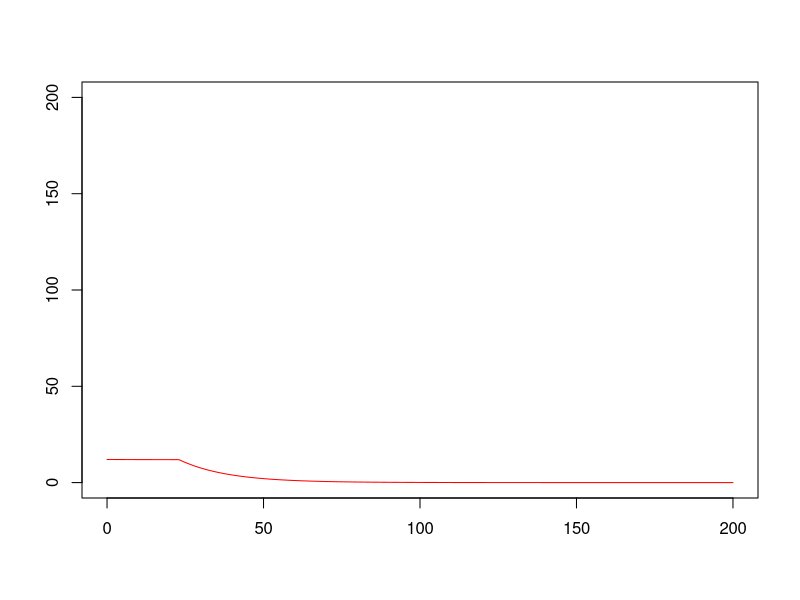

Source code (R): (Note: this script raises an error after producing the figure.)
# "Modified Gauss-Newton algorithm" to fit endoderm GRN model to transcriptomics data
# From "Recursive feedforward loops govern robust cell fate lockdown during C. elegans embryogenesis"
# by Chee Kiang Ewe, Erica M. Sommermann, Josh Kenchel, Sagen E. Flowers, Morris F. Maduro, and Joel H. Rothman
# UC Santa Barbara, UC Riverside, and UC Los Angeles
# Updated 2021 August 23 by Josh Kenchel
# jkenchel#ucsb.edu

# *** Recommended to run in R STUDIO to keep all plots in one window. ***
# Program takes parameter guesses, changes some parameter values randomly, runs model,
# calculates sum of squared differences, and keeps new values if less than previous sum of squares.
# Program iterates nGen times, changing parameter values with probability mu.
# New parameter values are drawn from normal distribution with mean of current value and SD of mutationSD multiplied by current value.

# IF RUNNING PROGRAM FOR FIRST TIME:
#   It should be okay to run as-is.
# IF ITERATING ON PREVIOUSLY EVOLVED VALUES STORED IN bestParamGuesses IN THE WORKSPACE:
#   1. Comment out the line setting the value of leastSquares to Infinite (line 22).
#   2. Comment out the line overwriting bestParamGuesses with paramNames and bestParams (line 81).

#Set least squares value to Infinite if this is the first time running the program in this workspace
#Otherwise comment this line out
leastSquares <- Inf

# Settings for evolution (fitting) of model parameters
nGen <- 100000 #number of generations (cycles)
mu <- 0.1 #probability that a parameter gets mutated to a new value

# Given mutation, the standard deviation (as a percent of current value) of the normal distribution
# with mean of the current value from which to draw a new value
mutationSD <- 0.1

# Parameter names described in the supplementary text and files
paramNames <- c("delta", #Native degradation rate
                "a1", #SKN-1 activation of med-2
                "a2", #SKN-1 activation of med-1
                "a3", #SKN-1 activation of end-3
                "a4", #SKN-1 activation of end-1
                "a5", #MED-2 activation of med-1
                "a6", #MED-2 activation of end-3
                "a7", #MED-1 activation of end-3
                "a8", #MED-1 activation of end-1
                "a9", #POP-1 activation of end-3
                "a10", #POP-1 activation of end-1
                "a11", #END-3 activation of end-1
                "a12", #END-3 activation of elt-7
                "a13", #END-1 activation of elt-7
                "a14", #END-1 activation of elt-2
                "a15", #ELT-7 activation of elt-2
                "f1", #ELT-7 feedback
                "f2", #ELT-2 feedback
                "theta1", #Threshold required for ELT-7 feedback (ppm)
                "theta2", #Threshold required for ELT-2 feedback (ppm)
                "tau") #Transcription-activation delay (min)

# Parameter values used in the paper and listed in the supplementary file
bestParams <- c(6.495486e-02, #Native degradation rate
                0.03355822, #SKN-1 activation of med-2
                1.133834e-02, #SKN-1 activation of med-1
                9.410882e-04, #SKN-1 activation of end-3
                3.349926e-03, #SKN-1 activation of end-1
                1.131746e-02, #MED-2 activation of med-1
                3.851698e-02, #MED-2 activation of end-3
                1.668760e-01, #MED-1 activation of end-3
                4.066604e-02, #MED-1 activation of end-1
                1.807724e-14, #POP-1 activation of end-3
                2.172160e-01, #POP-1 activation of end-1
                2.046978e-01, #END-3 activation of end-1
                9.070484e-02, #END-3 activation of elt-7
                4.421926e-02, #END-1 activation of elt-7
                3.277627e-02, #END-1 activation of elt-2
                4.232214e-02, #ELT-7 activation of elt-2
                2.227494e-02, #ELT-7 feedback
                1.944363e-01, #ELT-2 feedback
                4.422987e+02, #Threshold required for ELT-7 feedback (ppm)
                3.661148e+00, #Threshold required for ELT-2 feedback (ppm)
                3.314187e+01) #Transcription-activation delay (min)

#If this line is commented out, parameter guesses will be drawn from bestParamGuesses data frame in the workspace.
#If this is the first time running the program or you manually adjusted the parameter values in bestParams, leave this line in.
#If you are iterating on the values currently stored in bestParamGuesses, comment this line out.
bestParamGuesses <- data.frame(parameter = paramNames, guess = bestParams)

# This line draws the parameter values back out of the bestParamGuesses data frame (to allow for iteration)
bestParams <- bestParamGuesses[, "guess"]
nParams <- length(bestParams)

#Switches to make knockout mutants
#Currently not used -- leave as FALSE
skn1ko <- FALSE
pop1ko <- FALSE
med2ko <- FALSE
med1ko <- FALSE
end3ko <- FALSE
end1ko <- FALSE
elt7ko <- FALSE
elt2ko <- FALSE

# Time settings
tEnd <- 200 #min
dt <- 0.01 #time step for Euler approximation
nTimepoints <- tEnd/dt + 1
times <- seq(0, tEnd, by = dt)

#Initial conditions (ppm)
skn1_0 <- 23
pop1_0 <- 3
med2_0 <- 12
med1_0 <- 4
end3_0 <- 0
end1_0 <- 0
elt7_0 <- 0
elt2_0 <- 0

#SKN-1 and POP-1 settings for square wave
skn1offTime <- 23 #min
pop1onTime <- 23 #min
pop1offTime <- 41 #min

####################################################################################################

# Load transcriptomics data used to fit model (units of time and ppm)
time <- c(0,23,41,53,66,83,101,122,143,186)
med2 <- c(13.8,13.8,0,0,0,0,0,0,0,0)
med1 <- c(5.6,5.3,0.4,0,0,0,0,0,0,0)
end3 <- c(5.3,11.0,18.0,17.0,17.0,23.0,0,0,0,0)
end1 <- c(0,7,17,26,35,49,62,36,45,0)
elt7 <- c(0,0.5,9,12,27,24,38,47,36,27)
elt2 <- c(0,0,0,0,0,0,0,0,53,134)
FFdataFit <- data.frame(time,med2,med1,end3,end1,elt7,elt2)

####################################################################################################

#Begin evolution (fitting) of model with nGen generations (cycles) of iteration
for(gen in 1:nGen){
  
  #Print progress to the console every 100 generations
  if(gen/100 == round(gen/100)){
    cat("Simulation ", gen, " of ", nGen, ", sum of squares = ", leastSquares, "\n")
  }
  
  #Transfer parameter values to another vector for mutation and testing
  testParams <- bestParams
  
  # Introduce mutations (change random parameter values randomly)
  mutation <- runif(nParams) < mu #Creates logical vector of length nParams dictating whether each parameter will be changed (TRUE) or not (FALSE)
  newParams <- rnorm(nParams, mean = 1, sd = mutationSD)*testParams # new values to be assigned to parameters for which mutation is TRUE
  testParams <- testParams*(!mutation) + newParams*mutation #combine current values for unchanged parameters with new values for mutated parameters
  
  # Store parameter values to be tested in their respective named vectors
  delta <- testParams[1]
  a1 <- testParams[2]
  a2 <- testParams[3]
  a3 <- testParams[4]
  a4 <- testParams[5]
  a5 <- testParams[6]
  a6 <- testParams[7]
  a7 <- testParams[8]
  a8 <- testParams[9]
  a9 <- testParams[10]
  a10 <- testParams[11]
  a11 <- testParams[12]
  a12 <- testParams[13]
  a13 <- testParams[14]
  a14 <- testParams[15]
  a15 <- testParams[16]
  f1 <- testParams[17]
  f2 <- testParams[18]
  theta1 <- testParams[19]
  theta2 <- testParams[20]
  tau <- testParams[21]
  
  #Calculate number of timepoints represented by transcription-activation delay tau
  txnDelayTimepoints <- round(tau/dt)
  
  #SKN-1 and POP-1 initial on or off settings
  skn1on <- TRUE
  pop1on <- FALSE

  #Creating vectors to store expression level time series for all genes
  med2 <- numeric(nTimepoints)
  med1 <- numeric(nTimepoints)
  end3 <- numeric(nTimepoints)
  end1 <- numeric(nTimepoints)
  elt7 <- numeric(nTimepoints)
  elt2 <- numeric(nTimepoints)
  med2[1] <- med2_0*(-1*(med2ko - 1))
  med1[1] <- med1_0*(-1*(med1ko - 1))
  end3[1] <- end3_0*(-1*(end3ko - 1))
  end1[1] <- end1_0*(-1*(end1ko - 1))
  elt7[1] <- elt7_0*(-1*(elt7ko - 1))
  elt2[1] <- elt2_0*(-1*(elt2ko - 1))
  
  # This is the model code, mostly the same as in endoderm_GRN_model.R
  for(i in 1:(nTimepoints-1)){
    
    # Logical gates to create square waves for SKN-1 and POP-1
    if(times[i] > skn1offTime){
      skn1on <- FALSE
    }
    if(times[i] > pop1onTime){
      pop1on <- TRUE
    }
    if(times[i] > pop1offTime){
      pop1on <- FALSE
    }
    
    #Conditions at t_i
    skn1 <- skn1_0*skn1on*!skn1ko
    pop1 <- pop1_0*pop1on*!pop1ko
    med2_i <- med2[i]
    med1_i <- med1[i]
    end3_i <- end3[i]
    end1_i <- end1[i]
    elt7_i <- elt7[i]
    elt2_i <- elt2[i]
    
    # Calculation of timepoint used for activation due to transcription-activation delay
    txnEffectTimepoint <- max(c(1, i - txnDelayTimepoints))
    med2_prev <- med2[txnEffectTimepoint]
    med1_prev <- med1[txnEffectTimepoint]
    end3_prev <- end3[txnEffectTimepoint]
    end1_prev <- end1[txnEffectTimepoint]
    elt7_prev <- elt7[txnEffectTimepoint]
    elt2_prev <- elt2[txnEffectTimepoint]
    
    # System of differential equations described in supplemental text
    # Conditions at t_i used to calculate rates of change
    dmed2 <- (skn1*a1 - delta*med2_i)*!med2ko
    dmed1 <- (skn1*a2 + med2_prev*a5 - delta*med1_i)*!med1ko
    dend3 <- (skn1*a3 + med1_prev*a7 + med2_prev*a6 + pop1*a9 - delta*end3_i)*!end3ko
    dend1 <- (skn1*a4 + end3_prev*a11 + med1_prev*a8 + pop1*a10 - delta*end1_i)*!end1ko
    delt7 <- (end1_prev*a13 + end3_prev*a12 + f1*(elt7_prev>theta1)*elt7_prev - delta*elt7_i)*!elt7ko
    delt2 <- (elt7_prev*a15 + end1_prev*a14 + f2*(elt2_prev>theta2)*elt2_prev - delta*elt2_i)*!elt2ko
    
    # Calculation of conditions at t_i+1 given the derivatives and time step dt
    med2[i+1] <- med2_i + dt*dmed2
    med1[i+1] <- med1_i + dt*dmed1
    end3[i+1] <- end3_i + dt*dend3
    end1[i+1] <- end1_i + dt*dend1
    elt7[i+1] <- elt7_i + dt*delt7
    elt2[i+1] <- elt2_i + dt*delt2
  }
  
  # Calculate sum of squared differences between model predictions and transcriptomics data
  simData <- data.frame(med2, med1, end3, end1, elt7, elt2)
  sumOfSquares <- 0
  for(i in 1:nrow(FFdataFit)){
    fitTime <- FFdataFit[i,"time"]
    sumOfSquares <- sumOfSquares + sum((FFdataFit[i, 2:7] - simData[which(times == fitTime),])^2)
  }
  
  # If sum of squares is less than before, replace parameter values with testParams and plot the model run
  # Otherwise, bestParams remains intact
  if(sumOfSquares < leastSquares){
    leastSquares <- sumOfSquares
    bestParams <- testParams
    plot(y=med2, x=times, type = "l", ylab = "[Transcript] (ppm)", xlab = "Time post 4-cell stage (min)", 
         col = "red", ylim = c(0,200), xlim = c(0,200),
         main = graphTitle)
    lines(y=med1, x=times, type = "l", col = "orange")
    lines(y=end3, x=times, type = "l", col = "green")
    lines(y=end1, x=times, type = "l", col = "skyblue")
    lines(y=elt7, x=times, type = "l", col = "blue")
    lines(y=elt2, x=times, type = "l", col = "purple")
    legend("topleft", legend = c("med-2", "med-1", "end-3", "end-1", "elt-7", "elt-2"),
           col = c("red", "orange", "green", "skyblue", "blue", "purple"), lwd = 1)
  }
}

#Make graph of gene expression levels for final parameter values
plot(y=med2, x=times, type = "l",
     ylab = "[Transcript] (ppm)", xlab = "Time post 4-cell stage (min)", 
     col = "red", ylim = c(0,200), xlim = c(0,200),
     main = graphTitle)
lines(y=med1, x=times, type = "l", col = "orange")
lines(y=end3, x=times, type = "l", col = "green")
lines(y=end1, x=times, type = "l", col = "skyblue")
lines(y=elt7, x=times, type = "l", col = "blue")
lines(y=elt2, x=times, type = "l", col = "purple")
legend("topleft", legend = c("med-2", "med-1", "end-3", "end-1", "elt-7", "elt-2"),
       col = c("red", "orange", "green", "skyblue", "blue", "purple"), lwd = 1)

# Store evolved parameters and print to console
bestParamGuesses <- data.frame(parameter = paramNames, guess = bestParams)
print(bestParamGuesses)